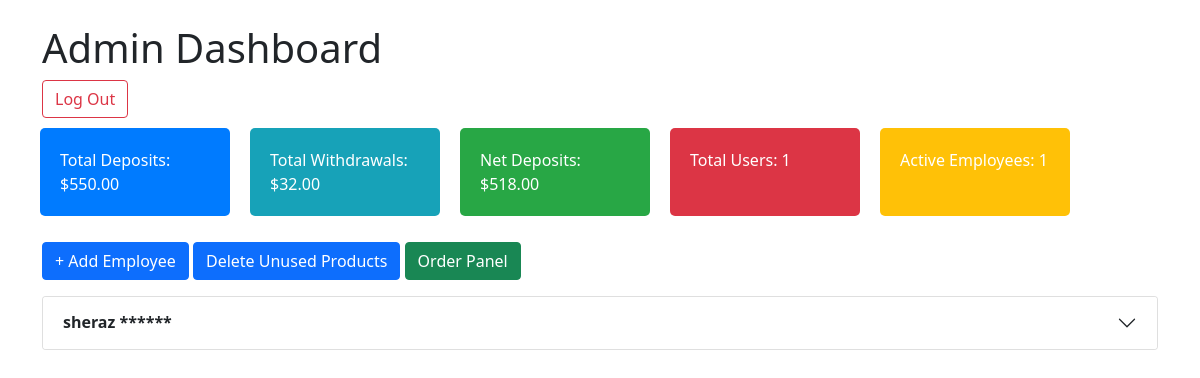
The app's page /Admin-Dashboard/ (signed in), older data.
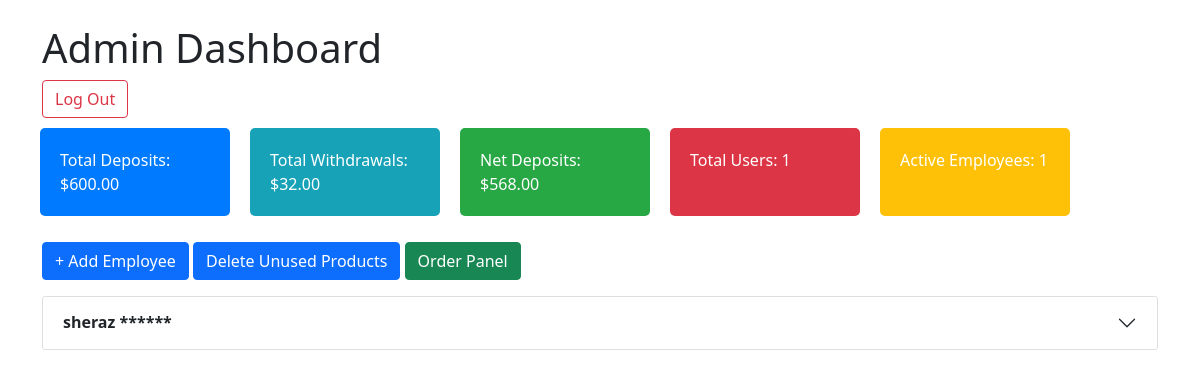
The same page, newer data.
### accounts/models.py (models this page shows, shortened)
class User(AbstractUser):
    is_admin = models.BooleanField(default=False)
    is_employee = models.BooleanField(default=False)
    is_customer = models.BooleanField(default=False)
    invitation_code = models.CharField(max_length=100, blank=True,null=True, editable=False)

### adminControl/models.py (models this page shows, shortened)
class AdminDeposit(BaseModel):
    admin = models.OneToOneField(settings.AUTH_USER_MODEL, on_delete=models.CASCADE, related_name="admin")
    total_deposit = models.DecimalField(max_digits=10, decimal_places=2, default=0.00)
    net_deposit = models.DecimalField(max_digits=10, decimal_places=2, default=0.00)
    total_withdrawal=models.DecimalField(max_digits=10,decimal_places=2,default=0.00)
    last_updated = models.DateTimeField(auto_now=True)

### accounts/views.py (the view, shortened to what this page needs)
# urls.py: path('Admin-Dashboard/',Admin_dasboard,name='Admin_dashboard'),
@login_required
@require_http_methods(["GET", "POST"])
def Admin_dasboard(request):
    Emp=User.objects.filter(is_employee=True)
    total_emplyee=Emp.count()
    Cus = User.objects.filter(is_customer=True)
    total_customer = Cus.count()
    employees = User.objects.filter(is_employee=True)
    employees_data = []
    for employee in employees:
        invited_customers = User.objects.filter(invitation_code=employee.invitation_code, is_customer=True)
        plain_password = request.session.pop(f'employee_password_{employee.id}', '******')
        employees_data.append({
            'employee': employee,
            'plain_password': plain_password,
            'invited_customers': invited_customers,
        })
    context={"Total_Employees":total_emplyee,"Total_Customer":total_customer,
             'employees_data': employees_data}
    return render(request, 'home/Admin_dashboard.html',context)

### home/models.py (called while the page is built)
    @property
    def net_deposit(self):
        return self.total_deposit - self.total_withdrawal

### templates/home/Admin_dashboard.html (shortened to what this page needs)
<!DOCTYPE html>
<html lang="en">
<head>
    <link href="https://cdn.jsdelivr.net/npm/bootstrap@5.1.3/dist/css/bootstrap.min.css" rel="stylesheet">
</head>
<body>
    <div class="container mt-4">
        <h1>Admin Dashboard</h1>
        <button class="btn btn-outline-danger log-out-button" type="button" id="logoutButton">
            <a href="{% url 'logout' %}" style="text-decoration: none; color: inherit;">Log Out</a>
        </button>
        <div class="row">
            <div class="col-md-2 info-box bg-total">Total Deposits: $<span id="totalDeposits">{{ request.user.admin.total_deposit }}</span></div>
            <div class="col-md-2 info-box bg-withdraw">Total Withdrawals: $<span id="totalWithdrawals">{{ request.user.admin.total_withdrawal }}</span></div>
            <div class="col-md-2 info-box bg-net">Net Deposits: $<span id="netDeposits">{{ request.user.admin.net_deposit }}</span></div>
            <div class="col-md-2 info-box bg-users">Total Users: <span id="totalUsers">{{ Total_Customer }}</span></div>
            <div class="col-md-2 info-box bg-active">Active Employees: <span id="activeEmployees">{{ Total_Employees }}</span></div>
        </div>
        <button class="btn btn-primary my-3" data-bs-toggle="modal" data-bs-target="#addEmployeeModal">
            + Add Employee
        </button>
        <a class="btn btn-primary my-3 text-capitalize" href="{% url 'delete_unused_products' %}">Delete Unused Products</a>
 <a class="btn btn-success my-3" href="{% url 'orders_panel' %}">Order Panel</a>
        <div class="accordion" id="employeesAccordion">
            {% for data in employees_data %}
                <div class="accordion-item">
                    <h2 class="accordion-header" id="heading{{ forloop.counter }}">
                        <button class="accordion-button collapsed" type="button" data-bs-toggle="collapse" data-bs-target="#collapse{{ forloop.counter }}" aria-expanded="false" aria-controls="collapse{{ forloop.counter }}">
                           <strong> {{ data.employee.username }} {{ data.plain_password }}</strong>
                        </button>
                    </h2>
                </div>
            {% endfor %}
        </div>
    </div>
</body>
</html>

Row changes from the older to the newer data that the page shows:
changed through a linked row, User (number 1 of 2 on the later page): user.admin.total_deposit "550.00" → "600.00"; user.admin.net_deposit "518.00" → "568.00"
